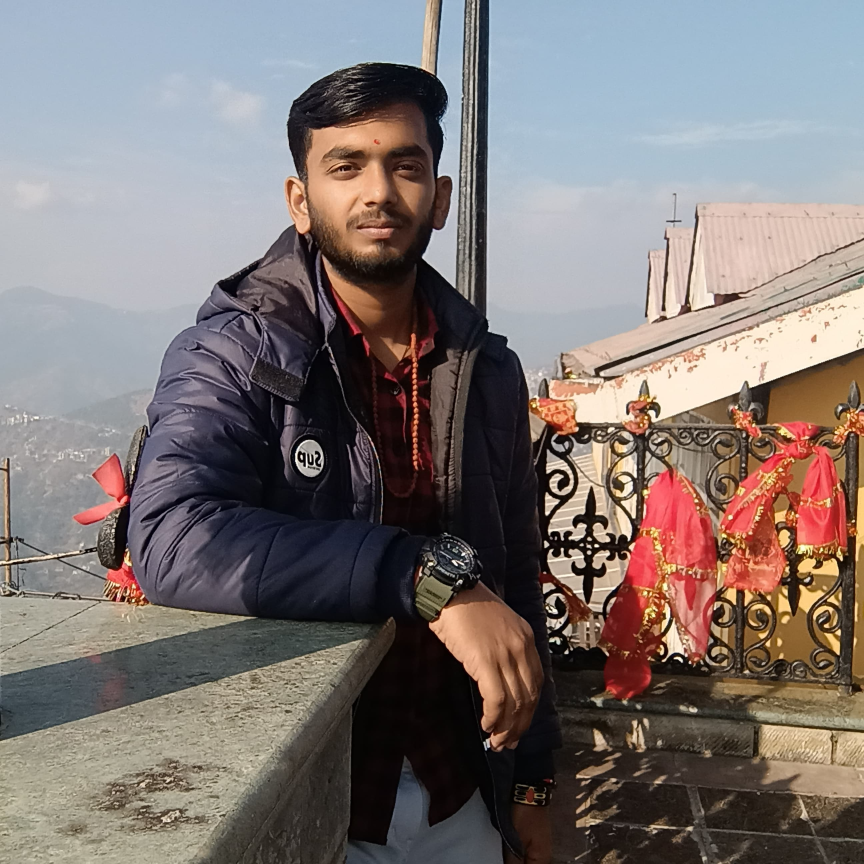
#> input picture img.jpg, 2592 x 2592 px (shown at 1/3 size)
$ jupyter execute --allow-errors 'Gender Prediction.ipynb'   (text cells are left out)
#> lines starting #> are read from the running program, lines starting #| are printed output that depends on the picture
[cell 1]
import cv2
import os
import numpy as np
from sklearn.ensemble import AdaBoostClassifier
import warnings
warnings.filterwarnings("ignore")

[cell 2]
x=[]
y=[]
# Male image feature extracrtion.
#> (the rest of this cell did not finish here and is left out)

[cell 3]
model=AdaBoostClassifier(n_estimators=200)
#> (the rest of this cell did not finish here and is left out)

[cell 4]
X_test=[]
y_test=[]
# Male image feature extracrtion.
#> (the rest of this cell did not finish here and is left out)

#> (a cell that did not finish here is left out)

[cell 6]
img=cv2.imread('img.jpg')
#> img is the input picture: shape (2592, 2592, 3); mean B, G, R 115.5, 117.7, 126.7
gray=cv2.cvtColor(img,cv2.COLOR_BGR2GRAY)
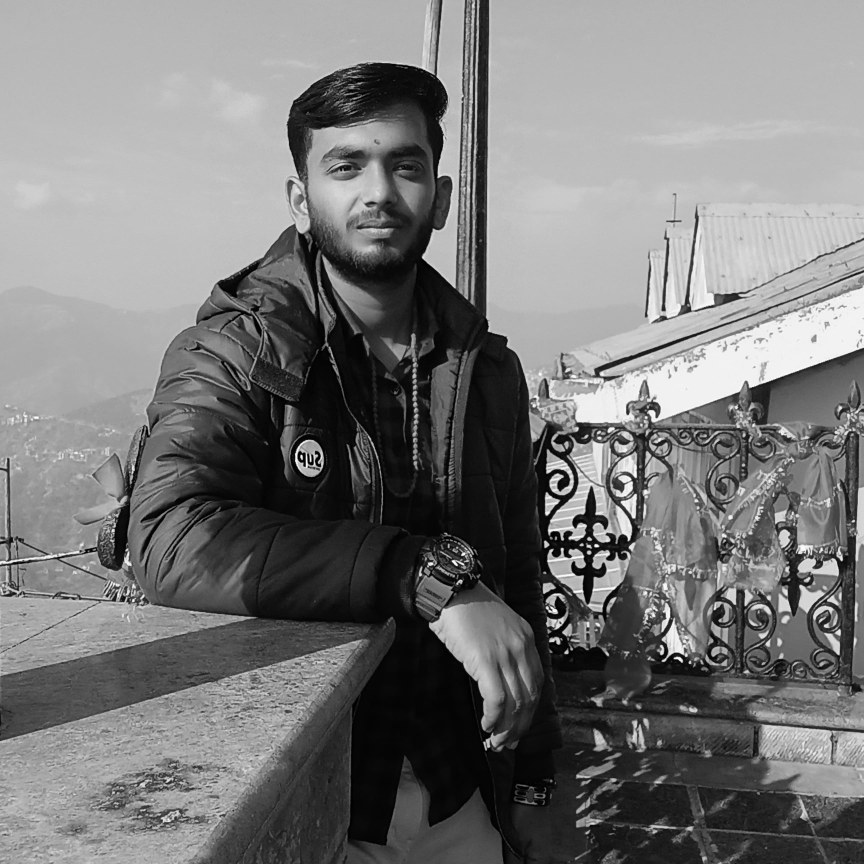
#> gray: shape (2592, 2592) (shown at 1/3 size); min 0, max 255, mean 120.1
gray=cv2.resize(gray,(90,90))
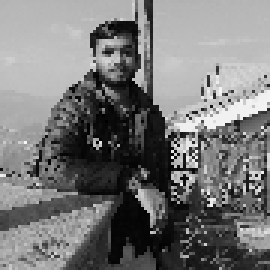
#> gray: shape (90, 90) (shown 3 times larger); min 0, max 247, mean 119.9
gray_1d=gray.flatten()
#> gray_1d = 8100 values, max 247 at index 4238, min 0 at index 3635, mean 119.9
gray_1d=gray_1d/255
#> gray_1d = 8100 values, max 0.969 at index 4238, min 0 at index 3635, mean 0.47
cv2.imshow('gray',gray)
cv2.waitKey(5000)
cv2.destroyAllWindows()
#> (the rest of this cell did not finish here and is left out)

[cell 7]
p=[]
faces_model=cv2.CascadeClassifier('haarcascade_frontalface_default.xml')
img=cv2.imread('img.jpg')
img=cv2.resize(img,(400,400))
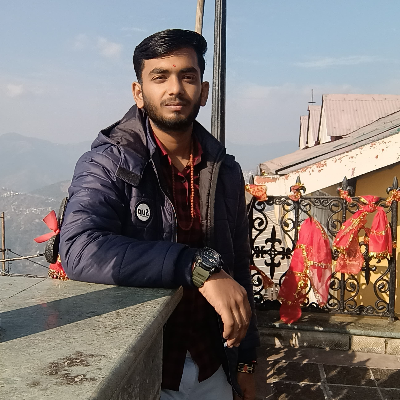
#> img: shape (400, 400, 3); mean B, G, R 115.4, 117.6, 126.6
gray=cv2.cvtColor(img,cv2.COLOR_BGR2GRAY)
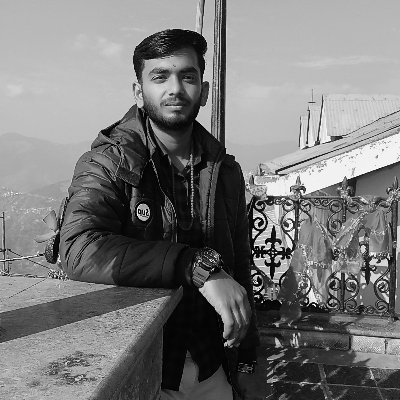
#> gray: shape (400, 400); min 0, max 254, mean 120
faces=faces_model.detectMultiScale(gray)
#> faces = [[137, 47, 75, 75]]
for x,y,w,h in faces:
    rect=cv2.rectangle(img,(x,y),(x+w,y+h),(0,0,255),2)
    cv2.imshow('img',rect)
    cv2.waitKey(5000)
    face=gray[y:y+h,x:x+h]
    face=cv2.resize(face,(90,90))
    cv2.imshow('img',face)
    cv2.waitKey(5000)
    flatten=face.flatten()
    flatten=flatten/255
    p.append(flatten)
#> this loop made 1 pass
#> pass 1, `face=gray[y:y+h,x:x+h]`:
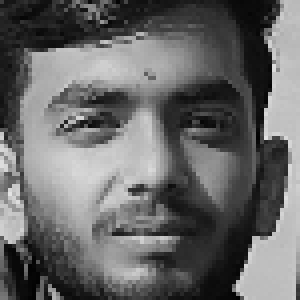
#> face: shape (75, 75) (shown 4 times larger); min 2, max 227, mean 103.5
#> pass 1, `face=cv2.resize(face,(90,90))`:
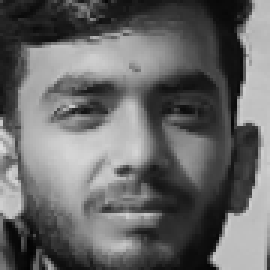
#> face: shape (90, 90) (shown 3 times larger); min 3, max 222, mean 103.4
#> after the loop, p = 1 item
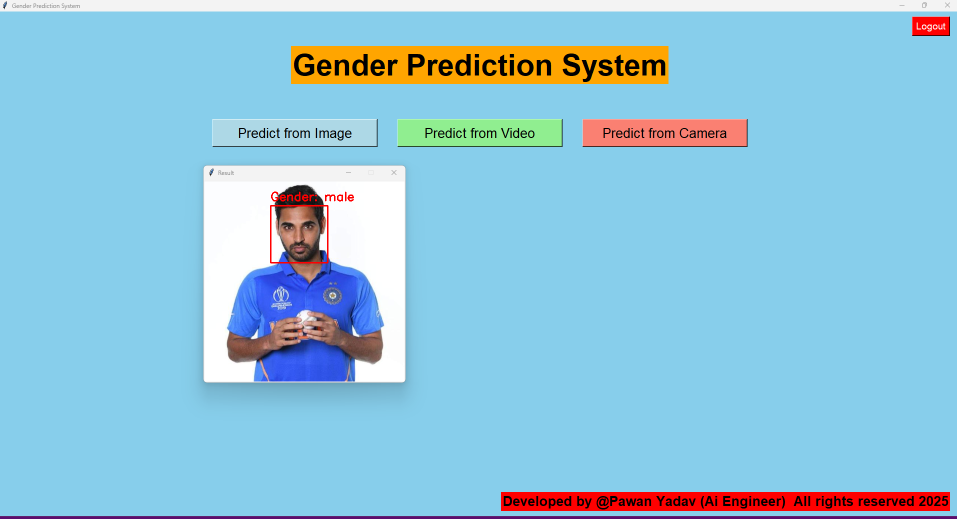
#> input picture image_prediction.png, 1914 x 1038 px, given in place of the camera (shown at 1/2 size)
#> further down, img is the input picture: shape (1038, 1914, 3); mean B, G, R 218.4, 196.3, 145.1
#> `faces=faces_model.detectMultiScale(img,minNeighbors=6,scaleFactor=1.2)`: faces = [[542, 412, 111, 111]]
cv2.destroyAllWindows()
#> (the rest of this cell did not finish here and is left out)

[cell 8]
vdo=cv2.VideoCapture(0)
faces_model=cv2.CascadeClassifier('haarcascade_frontalface_default.xml')
#> (the rest of this cell did not finish here and is left out)
